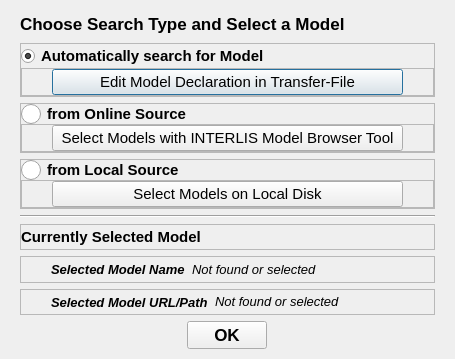
<?xml version="1.0" encoding="UTF-8"?>
<ui version="4.0">
 <class>modelselectDialog</class>
 <widget class="QDialog" name="modelselectDialog">
  <property name="geometry">
   <rect>
    <x>0</x>
    <y>0</y>
    <width>455</width>
    <height>359</height>
   </rect>
  </property>
  <property name="windowTitle">
   <string>Dialog</string>
  </property>
  <property name="styleSheet">
   <string notr="true">QCheckBox::indicator {
    width: 40px;
    height: 40px;
}
QRadioButton::indicator:checked, QCheckBox::indicator:checked {
    image: url(icons/check-circle-green.svg);
}
QRadioButton::indicator:unchecked, QCheckBox::indicator:unchecked {
    image: url(icons/circle.svg);
}</string>
  </property>
  <layout class="QVBoxLayout" name="verticalLayout_2">
   <property name="spacing">
    <number>6</number>
   </property>
   <property name="leftMargin">
    <number>20</number>
   </property>
   <property name="topMargin">
    <number>10</number>
   </property>
   <property name="rightMargin">
    <number>20</number>
   </property>
   <property name="bottomMargin">
    <number>10</number>
   </property>
   <item>
    <widget class="QLabel" name="Title">
     <property name="font">
      <font>
       <pointsize>13</pointsize>
       <bold>true</bold>
      </font>
     </property>
     <property name="text">
      <string>Choose Search Type and Select a Model</string>
     </property>
     <property name="alignment">
      <set>Qt::AlignLeading|Qt::AlignLeft|Qt::AlignVCenter</set>
     </property>
    </widget>
   </item>
   <item>
    <widget class="QFrame" name="transferfileSourceFrame">
     <property name="frameShape">
      <enum>QFrame::StyledPanel</enum>
     </property>
     <property name="frameShadow">
      <enum>QFrame::Raised</enum>
     </property>
     <layout class="QVBoxLayout" name="verticalLayout_3">
      <property name="spacing">
       <number>0</number>
      </property>
      <property name="leftMargin">
       <number>0</number>
      </property>
      <property name="topMargin">
       <number>0</number>
      </property>
      <property name="rightMargin">
       <number>0</number>
      </property>
      <property name="bottomMargin">
       <number>0</number>
      </property>
      <item>
       <widget class="QRadioButton" name="transferfileRadiobutton">
        <property name="sizePolicy">
         <sizepolicy hsizetype="Preferred" vsizetype="Preferred">
          <horstretch>0</horstretch>
          <verstretch>0</verstretch>
         </sizepolicy>
        </property>
        <property name="font">
         <font>
          <pointsize>11</pointsize>
          <bold>true</bold>
         </font>
        </property>
        <property name="styleSheet">
         <string notr="true"/>
        </property>
        <property name="text">
         <string>Automatically search for Model</string>
        </property>
        <property name="checkable">
         <bool>true</bool>
        </property>
        <property name="checked">
         <bool>true</bool>
        </property>
        <attribute name="buttonGroup">
         <string notr="true">radioButtonGroup</string>
        </attribute>
       </widget>
      </item>
      <item>
       <widget class="QFrame" name="transferfileButtonFrame">
        <property name="frameShape">
         <enum>QFrame::StyledPanel</enum>
        </property>
        <property name="frameShadow">
         <enum>QFrame::Raised</enum>
        </property>
        <layout class="QHBoxLayout" name="horizontalLayout_10">
         <property name="spacing">
          <number>0</number>
         </property>
         <property name="leftMargin">
          <number>30</number>
         </property>
         <property name="topMargin">
          <number>0</number>
         </property>
         <property name="rightMargin">
          <number>30</number>
         </property>
         <property name="bottomMargin">
          <number>0</number>
         </property>
         <item>
          <widget class="QPushButton" name="transferfileButton">
           <property name="font">
            <font>
             <pointsize>11</pointsize>
            </font>
           </property>
           <property name="text">
            <string>Edit Model Declaration in Transfer-File</string>
           </property>
           <property name="icon">
            <iconset>
             <normaloff>icons/edit.svg</normaloff>icons/edit.svg</iconset>
           </property>
          </widget>
         </item>
        </layout>
       </widget>
      </item>
     </layout>
    </widget>
   </item>
   <item>
    <widget class="QFrame" name="onlineSourceFrame">
     <property name="frameShape">
      <enum>QFrame::StyledPanel</enum>
     </property>
     <property name="frameShadow">
      <enum>QFrame::Raised</enum>
     </property>
     <layout class="QVBoxLayout" name="verticalLayout">
      <property name="spacing">
       <number>0</number>
      </property>
      <property name="leftMargin">
       <number>0</number>
      </property>
      <property name="topMargin">
       <number>0</number>
      </property>
      <property name="rightMargin">
       <number>0</number>
      </property>
      <property name="bottomMargin">
       <number>0</number>
      </property>
      <item>
       <widget class="QRadioButton" name="onlinesearchRadiobutton">
        <property name="sizePolicy">
         <sizepolicy hsizetype="Preferred" vsizetype="Preferred">
          <horstretch>0</horstretch>
          <verstretch>0</verstretch>
         </sizepolicy>
        </property>
        <property name="font">
         <font>
          <pointsize>11</pointsize>
          <bold>true</bold>
         </font>
        </property>
        <property name="styleSheet">
         <string notr="true">QRadioButton::indicator {
    width: 20px;
    height: 20px;
}</string>
        </property>
        <property name="text">
         <string>from Online Source</string>
        </property>
        <property name="iconSize">
         <size>
          <width>20</width>
          <height>20</height>
         </size>
        </property>
        <property name="checked">
         <bool>false</bool>
        </property>
        <attribute name="buttonGroup">
         <string notr="true">radioButtonGroup</string>
        </attribute>
       </widget>
      </item>
      <item>
       <widget class="QFrame" name="onlinesearchButtonFrame">
        <property name="frameShape">
         <enum>QFrame::StyledPanel</enum>
        </property>
        <property name="frameShadow">
         <enum>QFrame::Raised</enum>
        </property>
        <layout class="QHBoxLayout" name="horizontalLayout_11">
         <property name="spacing">
          <number>0</number>
         </property>
         <property name="leftMargin">
          <number>30</number>
         </property>
         <property name="topMargin">
          <number>0</number>
         </property>
         <property name="rightMargin">
          <number>30</number>
         </property>
         <property name="bottomMargin">
          <number>0</number>
         </property>
         <item>
          <widget class="QPushButton" name="onlinesearchButton">
           <property name="font">
            <font>
             <pointsize>11</pointsize>
            </font>
           </property>
           <property name="text">
            <string>Select Models with INTERLIS Model Browser Tool</string>
           </property>
           <property name="icon">
            <iconset>
             <normaloff>icons/search.svg</normaloff>icons/search.svg</iconset>
           </property>
          </widget>
         </item>
        </layout>
       </widget>
      </item>
     </layout>
    </widget>
   </item>
   <item>
    <widget class="QFrame" name="localSourceFrame">
     <property name="frameShape">
      <enum>QFrame::StyledPanel</enum>
     </property>
     <property name="frameShadow">
      <enum>QFrame::Raised</enum>
     </property>
     <layout class="QVBoxLayout" name="verticalLayout_4">
      <property name="spacing">
       <number>0</number>
      </property>
      <property name="leftMargin">
       <number>0</number>
      </property>
      <property name="topMargin">
       <number>0</number>
      </property>
      <property name="rightMargin">
       <number>0</number>
      </property>
      <property name="bottomMargin">
       <number>0</number>
      </property>
      <item>
       <widget class="QRadioButton" name="localsearchRadiobutton">
        <property name="font">
         <font>
          <pointsize>11</pointsize>
          <bold>true</bold>
         </font>
        </property>
        <property name="styleSheet">
         <string notr="true">QRadioButton::indicator {
    width: 20px;
    height: 20px;
}</string>
        </property>
        <property name="text">
         <string>from Local Source</string>
        </property>
        <attribute name="buttonGroup">
         <string notr="true">radioButtonGroup</string>
        </attribute>
       </widget>
      </item>
      <item>
       <widget class="QFrame" name="localsearchButtonFrame">
        <property name="frameShape">
         <enum>QFrame::StyledPanel</enum>
        </property>
        <property name="frameShadow">
         <enum>QFrame::Raised</enum>
        </property>
        <layout class="QHBoxLayout" name="horizontalLayout_12">
         <property name="spacing">
          <number>0</number>
         </property>
         <property name="leftMargin">
          <number>30</number>
         </property>
         <property name="topMargin">
          <number>0</number>
         </property>
         <property name="rightMargin">
          <number>30</number>
         </property>
         <property name="bottomMargin">
          <number>0</number>
         </property>
         <item>
          <widget class="QPushButton" name="localsearchButton">
           <property name="font">
            <font>
             <pointsize>11</pointsize>
            </font>
           </property>
           <property name="text">
            <string>Select Models on Local Disk</string>
           </property>
           <property name="icon">
            <iconset>
             <normaloff>icons/search.svg</normaloff>icons/search.svg</iconset>
           </property>
          </widget>
         </item>
        </layout>
       </widget>
      </item>
     </layout>
    </widget>
   </item>
   <item>
    <widget class="Line" name="line">
     <property name="orientation">
      <enum>Qt::Horizontal</enum>
     </property>
    </widget>
   </item>
   <item>
    <widget class="QFrame" name="subtitleFrame">
     <property name="frameShape">
      <enum>QFrame::StyledPanel</enum>
     </property>
     <property name="frameShadow">
      <enum>QFrame::Raised</enum>
     </property>
     <layout class="QHBoxLayout" name="horizontalLayout_4">
      <property name="spacing">
       <number>0</number>
      </property>
      <property name="leftMargin">
       <number>0</number>
      </property>
      <property name="topMargin">
       <number>0</number>
      </property>
      <property name="rightMargin">
       <number>0</number>
      </property>
      <property name="bottomMargin">
       <number>0</number>
      </property>
      <item>
       <widget class="QLabel" name="subtitle">
        <property name="font">
         <font>
          <pointsize>11</pointsize>
          <bold>true</bold>
         </font>
        </property>
        <property name="text">
         <string>Currently Selected Model</string>
        </property>
       </widget>
      </item>
     </layout>
    </widget>
   </item>
   <item>
    <widget class="QFrame" name="modelNameFrame">
     <property name="font">
      <font>
       <italic>false</italic>
      </font>
     </property>
     <property name="frameShape">
      <enum>QFrame::StyledPanel</enum>
     </property>
     <property name="frameShadow">
      <enum>QFrame::Raised</enum>
     </property>
     <layout class="QHBoxLayout" name="horizontalLayout">
      <property name="spacing">
       <number>0</number>
      </property>
      <property name="leftMargin">
       <number>30</number>
      </property>
      <property name="topMargin">
       <number>0</number>
      </property>
      <property name="rightMargin">
       <number>0</number>
      </property>
      <property name="bottomMargin">
       <number>0</number>
      </property>
      <item>
       <widget class="QLabel" name="modelName_title">
        <property name="font">
         <font>
          <pointsize>10</pointsize>
          <italic>true</italic>
          <bold>true</bold>
         </font>
        </property>
        <property name="text">
         <string>Selected Model Name</string>
        </property>
       </widget>
      </item>
      <item>
       <widget class="QLabel" name="modelName_icon">
        <property name="text">
         <string/>
        </property>
        <property name="pixmap">
         <pixmap>icons/chevron-right.svg</pixmap>
        </property>
        <property name="alignment">
         <set>Qt::AlignCenter</set>
        </property>
       </widget>
      </item>
      <item>
       <widget class="QLabel" name="modelName_text">
        <property name="sizePolicy">
         <sizepolicy hsizetype="MinimumExpanding" vsizetype="Preferred">
          <horstretch>0</horstretch>
          <verstretch>0</verstretch>
         </sizepolicy>
        </property>
        <property name="font">
         <font>
          <pointsize>10</pointsize>
          <italic>true</italic>
         </font>
        </property>
        <property name="toolTip">
         <string>&lt;html&gt;&lt;head/&gt;&lt;body&gt;&lt;p&gt;The Error returned by the Validator. The direct Position will be delivered if possible.&lt;/p&gt;&lt;p&gt;Click on the Error to open your INTERLIS Transfer-File with your preferred editor for XML Files. &lt;/p&gt;&lt;/body&gt;&lt;/html&gt;</string>
        </property>
        <property name="frameShape">
         <enum>QFrame::NoFrame</enum>
        </property>
        <property name="text">
         <string>Not found or selected</string>
        </property>
        <property name="scaledContents">
         <bool>false</bool>
        </property>
        <property name="alignment">
         <set>Qt::AlignLeading|Qt::AlignLeft|Qt::AlignVCenter</set>
        </property>
        <property name="wordWrap">
         <bool>true</bool>
        </property>
        <property name="indent">
         <number>0</number>
        </property>
        <property name="openExternalLinks">
         <bool>true</bool>
        </property>
        <property name="textInteractionFlags">
         <set>Qt::LinksAccessibleByMouse|Qt::TextSelectableByMouse</set>
        </property>
       </widget>
      </item>
     </layout>
    </widget>
   </item>
   <item>
    <widget class="QFrame" name="modelParthFrame">
     <property name="frameShape">
      <enum>QFrame::StyledPanel</enum>
     </property>
     <property name="frameShadow">
      <enum>QFrame::Raised</enum>
     </property>
     <layout class="QHBoxLayout" name="horizontalLayout_2">
      <property name="spacing">
       <number>0</number>
      </property>
      <property name="leftMargin">
       <number>30</number>
      </property>
      <property name="topMargin">
       <number>0</number>
      </property>
      <property name="rightMargin">
       <number>0</number>
      </property>
      <property name="bottomMargin">
       <number>0</number>
      </property>
      <item>
       <widget class="QLabel" name="modelPath_title">
        <property name="font">
         <font>
          <pointsize>10</pointsize>
          <italic>true</italic>
          <bold>true</bold>
         </font>
        </property>
        <property name="text">
         <string>Selected Model URL/Path</string>
        </property>
       </widget>
      </item>
      <item>
       <widget class="QLabel" name="modelPath_icon">
        <property name="text">
         <string/>
        </property>
        <property name="pixmap">
         <pixmap>icons/chevron-right.svg</pixmap>
        </property>
        <property name="alignment">
         <set>Qt::AlignCenter</set>
        </property>
       </widget>
      </item>
      <item>
       <widget class="QLabel" name="modelPath_text">
        <property name="sizePolicy">
         <sizepolicy hsizetype="MinimumExpanding" vsizetype="Preferred">
          <horstretch>0</horstretch>
          <verstretch>0</verstretch>
         </sizepolicy>
        </property>
        <property name="font">
         <font>
          <pointsize>10</pointsize>
          <italic>true</italic>
         </font>
        </property>
        <property name="toolTip">
         <string>&lt;html&gt;&lt;head/&gt;&lt;body&gt;&lt;p&gt;The Error returned by the Validator. The direct Position will be delivered if possible.&lt;/p&gt;&lt;p&gt;Click on the Error to open your INTERLIS Transfer-File with your preferred editor for XML Files. &lt;/p&gt;&lt;/body&gt;&lt;/html&gt;</string>
        </property>
        <property name="frameShape">
         <enum>QFrame::NoFrame</enum>
        </property>
        <property name="text">
         <string>Not found or selected</string>
        </property>
        <property name="scaledContents">
         <bool>false</bool>
        </property>
        <property name="alignment">
         <set>Qt::AlignLeading|Qt::AlignLeft|Qt::AlignVCenter</set>
        </property>
        <property name="wordWrap">
         <bool>true</bool>
        </property>
        <property name="indent">
         <number>0</number>
        </property>
        <property name="openExternalLinks">
         <bool>true</bool>
        </property>
        <property name="textInteractionFlags">
         <set>Qt::LinksAccessibleByMouse|Qt::TextSelectableByMouse</set>
        </property>
       </widget>
      </item>
     </layout>
    </widget>
   </item>
   <item alignment="Qt::AlignHCenter">
    <widget class="QPushButton" name="okButton">
     <property name="font">
      <font>
       <pointsize>13</pointsize>
       <bold>true</bold>
      </font>
     </property>
     <property name="text">
      <string>OK</string>
     </property>
    </widget>
   </item>
  </layout>
 </widget>
 <resources>
  <include location="resources.qrc"/>
 </resources>
 <connections/>
 <buttongroups>
  <buttongroup name="radioButtonGroup"/>
 </buttongroups>
</ui>
